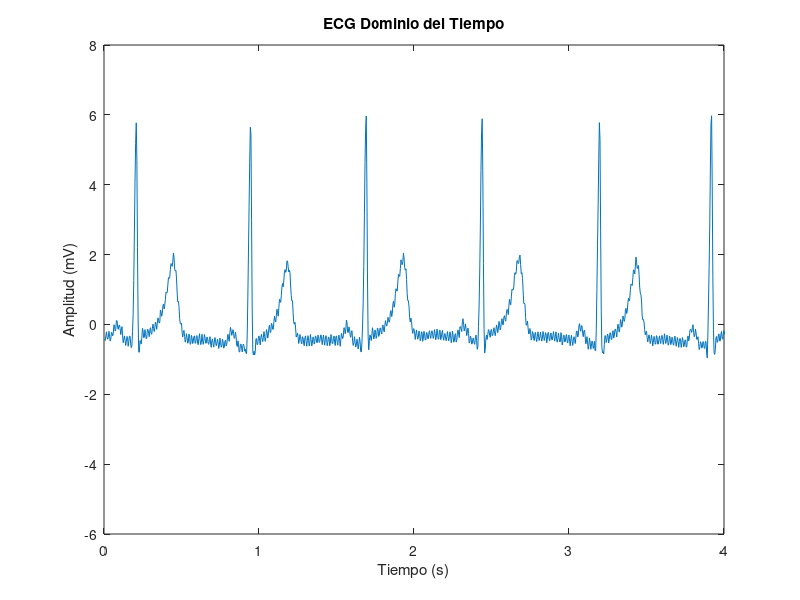
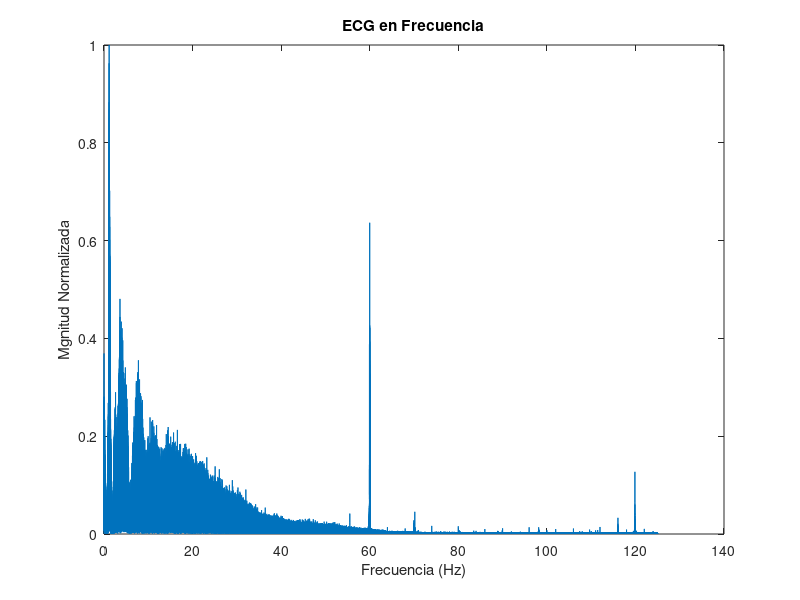
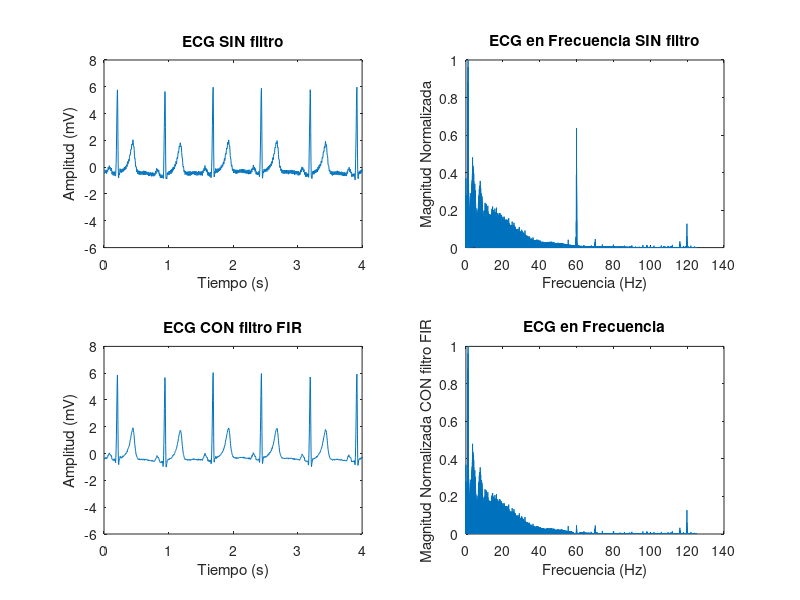

Source code (MATLAB) for these figures, in order: (Note: this script raises an error after producing the figures.)
% Código desarrolado por Juan Andrés González Urquijo 14/05/2021.
% Contacto: bioprogramming57@gmail.com
% URL: https://www.youtube.com/channel/UCniIDilqZApfeZ5E3EKZyaA

clc; clear; close all;
%% load ecg
load('ecg.mat')

Fs = 250;
G = 2000;

ecg = ecg/G;
ecg = (ecg - mean(ecg))/std(ecg);
t = (1:1:length(ecg))*(1/Fs);

figure;
plot(t,ecg)
xlim([0 4])
xlabel('Tiempo (s)')
ylabel('Amplitud (mV)')
title('ECG Dominio del Tiempo')

%% FFT

F = fft(ecg);
F = abs(F);
F = F(1:ceil(end/2));
F = F/max(F);

L = length(F);

f = (1:1:L)*((Fs/2)/L);
figure;
plot(f,F)
xlabel('Frecuencia (Hz)');
ylabel('Mgnitud Normalizada');
title('ECG en Frecuencia');

%% Filtrado FIR

% Caracteristicas del filtro
orden = 200;
limi = 59;
lims = 61;

% Normalizar
limi_n = limi/(Fs/2);
lims_n = lims/(Fs/2);

% Crear filtro
a = 1;
b = fir1(orden,[limi_n lims_n],'stop');

% Filtrar señal
ecg_limpio = filtfilt(b,a,ecg);

figure;
% Graficar Dominio del tiempo --------------------------

% Graficar el ECG sin filtrar
subplot(2,2,1);
plot(t,ecg);
xlim([0 4])
xlabel('Tiempo (s)')
ylabel('Amplitud (mV)')
title('ECG SIN filtro')

% Graficar el ECG filtrado
subplot(2,2,3);
plot(t,ecg_limpio);
xlim([0 4])
xlabel('Tiempo (s)')
ylabel('Amplitud (mV)')
title('ECG CON filtro FIR')

% Graficar Dominio de la frecuencia  --------------------


% Graficar el ECG sin filtrar

F = fft(ecg);
F = abs(F);
F = F(1:ceil(end/2));
F = F/max(F);

subplot(2,2,2);
plot(f,F)
xlabel('Frecuencia (Hz)');
ylabel('Magnitud Normalizada');
title('ECG en Frecuencia SIN filtro');


% Graficar el ECG filtrado

F = fft(ecg_limpio);
F = abs(F);
F = F(1:ceil(end/2));
F = F/max(F);

subplot(2,2,4);
plot(f,F)
xlabel('Frecuencia (Hz)');
ylabel('Magnitud Normalizada CON filtro FIR');
title('ECG en Frecuencia');


%% Aplicar filtro de Filter Designer

Fs = 250;  % Sampling Frequency

N   = 10;    % Order
Fc1 = 59.7;  % First Cutoff Frequency
Fc2 = 60.3;  % Second Cutoff Frequency

% Construct an FDESIGN object and call its BUTTER method.
h  = fdesign.bandstop('N,F3dB1,F3dB2', N, Fc1, Fc2, Fs);
Hd = design(h, 'butter');

% Crear la señal filtrada
ecg_limpia2 = filter(Hd,ecg);

% Graficar
figure;
plot(t,ecg_limpia2);
xlim([0 4])
title('ECG Filtrado con Filter Designer')
xlabel('Tiempo (s)')
ylabel('Amplitud (mV)')























